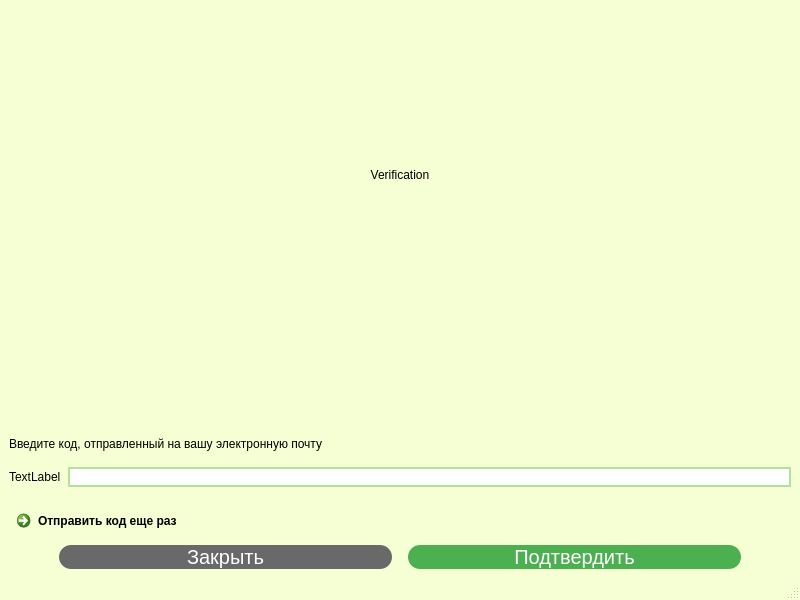
<?xml version="1.0" encoding="UTF-8"?>
<ui version="4.0">
 <class>VerificationForm</class>
 <widget class="QMainWindow" name="VerificationForm">
  <property name="geometry">
   <rect>
    <x>0</x>
    <y>0</y>
    <width>800</width>
    <height>600</height>
   </rect>
  </property>
  <property name="windowTitle">
   <string>MainWindow</string>
  </property>
  <property name="styleSheet">
   <string notr="true">QMainWindow {
background-color: rgb(246, 255, 212);
}</string>
  </property>
  <widget class="QWidget" name="centralwidget">
   <layout class="QGridLayout" name="gridLayout">
    <item row="0" column="0">
     <layout class="QVBoxLayout" name="verticalLayout" stretch="3,2">
      <item>
       <widget class="QLabel" name="label">
        <property name="styleSheet">
         <string notr="true">font: 600 18pt &quot;Yu Gothic UI Semibold&quot;;
</string>
        </property>
        <property name="text">
         <string>Verification</string>
        </property>
        <property name="alignment">
         <set>Qt::AlignCenter</set>
        </property>
       </widget>
      </item>
      <item>
       <layout class="QVBoxLayout" name="verticalLayout_2" stretch="3,0,0,0,0,0">
        <item>
         <widget class="QLabel" name="label_2">
          <property name="text">
           <string>Введите код, отправленный на вашу электронную почту </string>
          </property>
          <property name="alignment">
           <set>Qt::AlignBottom|Qt::AlignLeading|Qt::AlignLeft</set>
          </property>
         </widget>
        </item>
        <item>
         <spacer name="verticalSpacer_2">
          <property name="orientation">
           <enum>Qt::Vertical</enum>
          </property>
          <property name="sizeType">
           <enum>QSizePolicy::Fixed</enum>
          </property>
          <property name="sizeHint" stdset="0">
           <size>
            <width>20</width>
            <height>10</height>
           </size>
          </property>
         </spacer>
        </item>
        <item>
         <layout class="QHBoxLayout" name="horizontalLayout_3">
          <property name="spacing">
           <number>7</number>
          </property>
          <property name="sizeConstraint">
           <enum>QLayout::SetFixedSize</enum>
          </property>
          <property name="leftMargin">
           <number>0</number>
          </property>
          <item>
           <widget class="QLabel" name="inputCodeIcon">
            <property name="text">
             <string>TextLabel</string>
            </property>
           </widget>
          </item>
          <item>
           <widget class="QLineEdit" name="verificationCodeInput">
            <property name="styleSheet">
             <string notr="true">QLineEdit {
	border: 1.5px solid rgb(180,226,155);
	border-radius: 50px;
}</string>
            </property>
           </widget>
          </item>
         </layout>
        </item>
        <item>
         <spacer name="verticalSpacer">
          <property name="orientation">
           <enum>Qt::Vertical</enum>
          </property>
          <property name="sizeType">
           <enum>QSizePolicy::Fixed</enum>
          </property>
          <property name="sizeHint" stdset="0">
           <size>
            <width>20</width>
            <height>10</height>
           </size>
          </property>
         </spacer>
        </item>
        <item>
         <widget class="QCommandLinkButton" name="sendAgainButton">
          <property name="styleSheet">
           <string notr="true">QLineEdit {
	border: 1.5px solid rgb(180,226,155);
	border-radius: 50px;
}</string>
          </property>
          <property name="text">
           <string>Отправить код еще раз</string>
          </property>
         </widget>
        </item>
        <item>
         <layout class="QHBoxLayout" name="horizontalLayout_4">
          <item>
           <spacer name="horizontalSpacer_2">
            <property name="orientation">
             <enum>Qt::Horizontal</enum>
            </property>
            <property name="sizeType">
             <enum>QSizePolicy::Fixed</enum>
            </property>
            <property name="sizeHint" stdset="0">
             <size>
              <width>50</width>
              <height>20</height>
             </size>
            </property>
           </spacer>
          </item>
          <item>
           <widget class="QPushButton" name="closeButton">
            <property name="styleSheet">
             <string notr="true">QPushButton{
	background-color: #696969;
	color: white;
	text-align: center;
	text-decoration: none;
	display: inline-block;
	font-size: 20px;
	cursor: pointer;
	border-radius: 12px;
}

QPushButton:hover{
	background-color: red;
}

QPushButton:pressed{
	background-color: red;
}</string>
            </property>
            <property name="text">
             <string>Закрыть</string>
            </property>
           </widget>
          </item>
          <item>
           <spacer name="horizontalSpacer">
            <property name="orientation">
             <enum>Qt::Horizontal</enum>
            </property>
            <property name="sizeType">
             <enum>QSizePolicy::Fixed</enum>
            </property>
            <property name="sizeHint" stdset="0">
             <size>
              <width>10</width>
              <height>20</height>
             </size>
            </property>
           </spacer>
          </item>
          <item>
           <widget class="QPushButton" name="submitButton">
            <property name="styleSheet">
             <string notr="true">QPushButton{
	background-color: #4CAF50;
	color: white;
	text-align: center;
	text-decoration: none;
	display: inline-block;
	font-size: 20px;
	cursor: pointer;
	border-radius: 12px;
}

QPushButton:hover{
	background-color: #45a049;
}

QPushButton:pressed{
	background-color: #3e8e41;
}</string>
            </property>
            <property name="text">
             <string>Подтвердить</string>
            </property>
           </widget>
          </item>
          <item>
           <spacer name="horizontalSpacer_3">
            <property name="orientation">
             <enum>Qt::Horizontal</enum>
            </property>
            <property name="sizeType">
             <enum>QSizePolicy::Fixed</enum>
            </property>
            <property name="sizeHint" stdset="0">
             <size>
              <width>50</width>
              <height>20</height>
             </size>
            </property>
           </spacer>
          </item>
         </layout>
        </item>
       </layout>
      </item>
     </layout>
    </item>
   </layout>
  </widget>
  <widget class="QMenuBar" name="menubar">
   <property name="geometry">
    <rect>
     <x>0</x>
     <y>0</y>
     <width>800</width>
     <height>25</height>
    </rect>
   </property>
  </widget>
  <widget class="QStatusBar" name="statusbar"/>
 </widget>
 <resources/>
 <connections/>
</ui>
